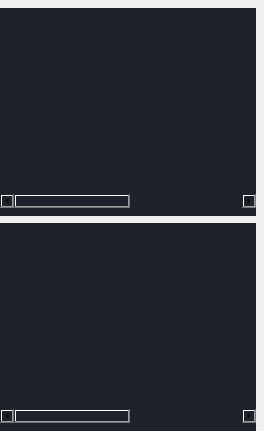
                                              <widget class="QWidget" name="paint_tab">
                                               <attribute name="title">
                                                <string>PAINT</string>
                                               </attribute>
                                               <layout class="QGridLayout" name="gridLayout_19">
                                                <property name="leftMargin">
                                                 <number>0</number>
                                                </property>
                                                <property name="topMargin">
                                                 <number>8</number>
                                                </property>
                                                <property name="rightMargin">
                                                 <number>0</number>
                                                </property>
                                                <property name="bottomMargin">
                                                 <number>0</number>
                                                </property>
                                                <property name="spacing">
                                                 <number>0</number>
                                                </property>
                                                <item row="0" column="0">
                                                 <widget class="QFrame" name="scripts_pre_frame">
                                                  <property name="sizePolicy">
                                                   <sizepolicy hsizetype="Expanding" vsizetype="Expanding">
                                                    <horstretch>0</horstretch>
                                                    <verstretch>0</verstretch>
                                                   </sizepolicy>
                                                  </property>
                                                  <property name="frameShape">
                                                   <enum>QFrame::NoFrame</enum>
                                                  </property>
                                                  <property name="frameShadow">
                                                   <enum>QFrame::Raised</enum>
                                                  </property>
                                                  <layout class="QVBoxLayout" name="verticalLayout_3">
                                                   <property name="spacing">
                                                    <number>7</number>
                                                   </property>
                                                   <property name="leftMargin">
                                                    <number>0</number>
                                                   </property>
                                                   <property name="topMargin">
                                                    <number>0</number>
                                                   </property>
                                                   <property name="rightMargin">
                                                    <number>8</number>
                                                   </property>
                                                   <property name="bottomMargin">
                                                    <number>0</number>
                                                   </property>
                                                   <item>
                                                    <widget class="QFrame" name="scripts_frame">
                                                     <property name="styleSheet">
                                                      <string notr="true">background-color: rgb(30, 34, 42);</string>
                                                     </property>
                                                     <property name="frameShape">
                                                      <enum>QFrame::NoFrame</enum>
                                                     </property>
                                                     <property name="frameShadow">
                                                      <enum>QFrame::Raised</enum>
                                                     </property>
                                                     <layout class="QHBoxLayout" name="horizontalLayout_13">
                                                      <property name="spacing">
                                                       <number>0</number>
                                                      </property>
                                                      <property name="leftMargin">
                                                       <number>0</number>
                                                      </property>
                                                      <property name="topMargin">
                                                       <number>8</number>
                                                      </property>
                                                      <property name="rightMargin">
                                                       <number>0</number>
                                                      </property>
                                                      <property name="bottomMargin">
                                                       <number>8</number>
                                                      </property>
                                                      <item>
                                                       <widget class="QTreeWidget" name="Pscripts_treeWid">
                                                        <property name="font">
                                                         <font>
                                                          <pointsize>10</pointsize>
                                                         </font>
                                                        </property>
                                                        <property name="styleSheet">
                                                         <string notr="true">alternate-background-color: rgb(32, 36, 45);</string>
                                                        </property>
                                                        <property name="frameShape">
                                                         <enum>QFrame::NoFrame</enum>
                                                        </property>
                                                        <property name="frameShadow">
                                                         <enum>QFrame::Raised</enum>
                                                        </property>
                                                        <property name="sizeAdjustPolicy">
                                                         <enum>QAbstractScrollArea::AdjustIgnored</enum>
                                                        </property>
                                                        <property name="autoScroll">
                                                         <bool>true</bool>
                                                        </property>
                                                        <property name="editTriggers">
                                                         <set>QAbstractItemView::NoEditTriggers</set>
                                                        </property>
                                                        <property name="alternatingRowColors">
                                                         <bool>true</bool>
                                                        </property>
                                                        <property name="animated">
                                                         <bool>true</bool>
                                                        </property>
                                                        <property name="columnCount">
                                                         <number>5</number>
                                                        </property>
                                                        <attribute name="headerVisible">
                                                         <bool>false</bool>
                                                        </attribute>
                                                        <column>
                                                         <property name="text">
                                                          <string>New Column</string>
                                                         </property>
                                                        </column>
                                                        <column>
                                                         <property name="text">
                                                          <string>New Column</string>
                                                         </property>
                                                        </column>
                                                        <column>
                                                         <property name="text">
                                                          <string>New Column</string>
                                                         </property>
                                                        </column>
                                                        <column>
                                                         <property name="text">
                                                          <string>New Column</string>
                                                         </property>
                                                        </column>
                                                        <column>
                                                         <property name="text">
                                                          <string>New Column</string>
                                                         </property>
                                                        </column>
                                                       </widget>
                                                      </item>
                                                     </layout>
                                                    </widget>
                                                   </item>
                                                   <item>
                                                    <widget class="QFrame" name="output_frame">
                                                     <property name="styleSheet">
                                                      <string notr="true">background-color: rgb(30, 34, 42);</string>
                                                     </property>
                                                     <property name="frameShape">
                                                      <enum>QFrame::NoFrame</enum>
                                                     </property>
                                                     <property name="frameShadow">
                                                      <enum>QFrame::Raised</enum>
                                                     </property>
                                                     <layout class="QHBoxLayout" name="horizontalLayout_17">
                                                      <property name="spacing">
                                                       <number>0</number>
                                                      </property>
                                                      <property name="leftMargin">
                                                       <number>0</number>
                                                      </property>
                                                      <property name="topMargin">
                                                       <number>8</number>
                                                      </property>
                                                      <property name="rightMargin">
                                                       <number>0</number>
                                                      </property>
                                                      <property name="bottomMargin">
                                                       <number>8</number>
                                                      </property>
                                                      <item>
                                                       <widget class="QTreeWidget" name="Poutput_treeWid">
                                                        <property name="styleSheet">
                                                         <string notr="true">alternate-background-color: rgb(32, 36, 45);</string>
                                                        </property>
                                                        <property name="frameShape">
                                                         <enum>QFrame::NoFrame</enum>
                                                        </property>
                                                        <property name="frameShadow">
                                                         <enum>QFrame::Raised</enum>
                                                        </property>
                                                        <property name="editTriggers">
                                                         <set>QAbstractItemView::NoEditTriggers</set>
                                                        </property>
                                                        <property name="alternatingRowColors">
                                                         <bool>true</bool>
                                                        </property>
                                                        <property name="animated">
                                                         <bool>true</bool>
                                                        </property>
                                                        <property name="columnCount">
                                                         <number>5</number>
                                                        </property>
                                                        <attribute name="headerVisible">
                                                         <bool>false</bool>
                                                        </attribute>
                                                        <column>
                                                         <property name="text">
                                                          <string>New Column</string>
                                                         </property>
                                                        </column>
                                                        <column>
                                                         <property name="text">
                                                          <string>New Column</string>
                                                         </property>
                                                        </column>
                                                        <column>
                                                         <property name="text">
                                                          <string>New Column</string>
                                                         </property>
                                                        </column>
                                                        <column>
                                                         <property name="text">
                                                          <string>New Column</string>
                                                         </property>
                                                        </column>
                                                        <column>
                                                         <property name="text">
                                                          <string>New Column</string>
                                                         </property>
                                                        </column>
                                                       </widget>
                                                      </item>
                                                     </layout>
                                                    </widget>
                                                   </item>
                                                  </layout>
                                                 </widget>
                                                </item>
                                               </layout>
                                              </widget>
